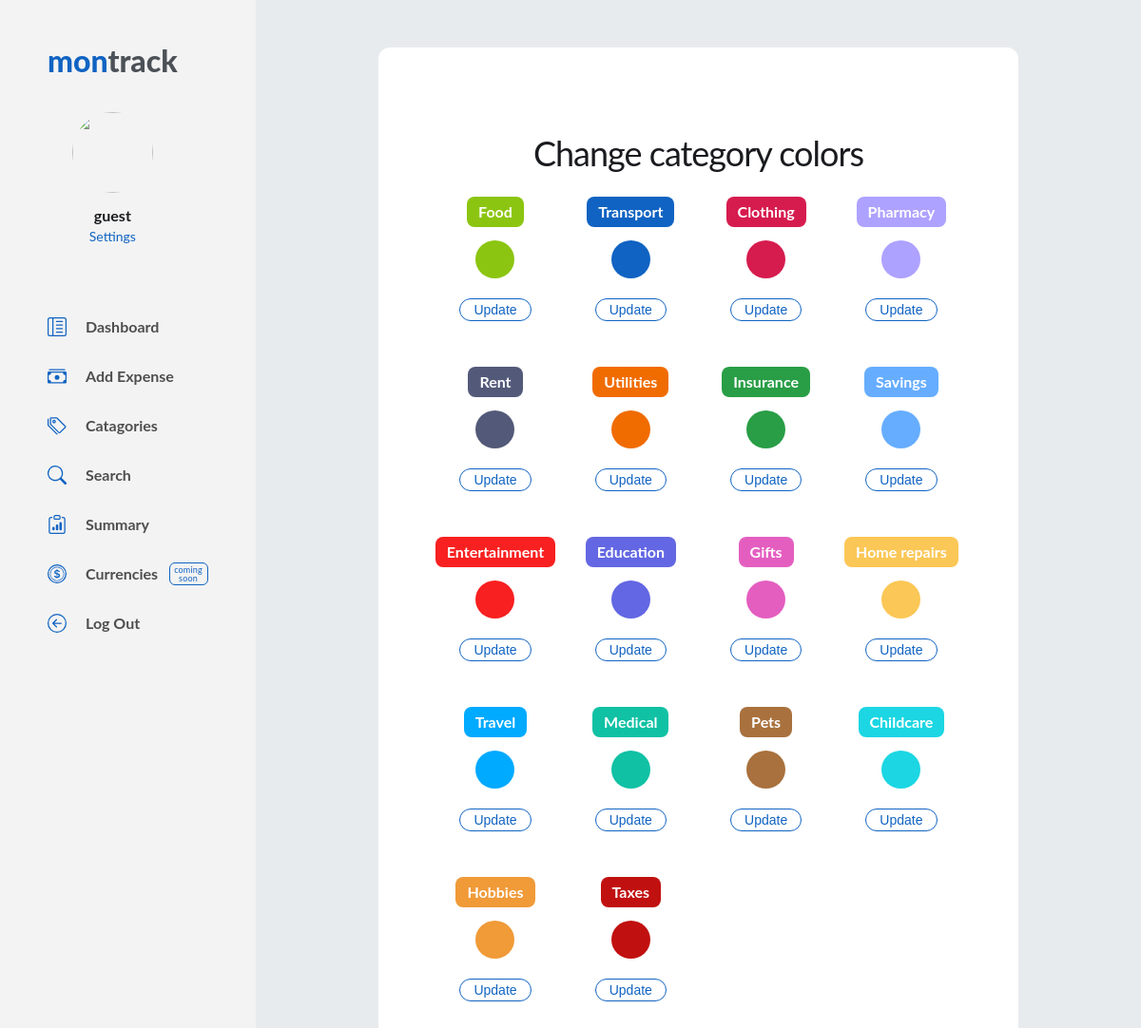
The page /categories (signed in) on the database its author committed.
### tables this page shows
CREATE TABLE users (
    user_id INTEGER PRIMARY KEY AUTOINCREMENT NOT NULL,
    fname TEXT NOT NULL,
    lname TEXT NOT NULL,
    username TEXT NOT NULL,
    email TEXT NOT NULL,
    hash TEXT NOT NULL
, image TEXT NOT NULL DEFAULT 'https://uploads-ssl.webflow.com/63987bd2db675b2f0fd5a56e/63987bd2db675bb88dd5a5a1_Icon%202.svg');

CREATE TABLE categories (
    category_id INTEGER PRIMARY KEY AUTOINCREMENT NOT NULL,
    category TEXT UNIQE NOT NULL,
    color TEXT NOT NULL DEFAULT "#1063c2"
);

### application.py (the view, shortened to what this page needs)
@application.route("/categories", methods=["GET", "POST"])
@login_required
def categories():
    user_id = session["user_id"]
    connect = sqlite3.connect(dburl)
    cursor = connect.cursor()
    cursor.execute("SELECT username FROM users WHERE user_id = ?", (user_id,))
    username = cursor.fetchone()[0]
    cursor.execute("SELECT image FROM users WHERE user_id = ?", (user_id,))
    userimage = cursor.fetchone()[0]
    cursor.execute("SELECT * FROM categories")
    categories = cursor.fetchall()
    if request.method == "GET":
        return render_template("categories.html", username=username, userimage=userimage, categories=categories)

### helpers.py (called while the page is built)
def login_required(f):
    @wraps(f)
    def decorated_function(*args, **kwargs):
        if session.get("user_id") is None:
            return redirect("/login")
        return f(*args, **kwargs)
    return decorated_function

### templates/categories.html (shortened to what this page needs)
{% extends "layout.html" %}
{% block body %}
<div class="body-center">
  <div class="add-expense">
    <div class="add-expense_panel">
      <div class="form-wrapper radius">
        <h1 class="title-expense">Change category colors</h1>
        <div class="categories_color-change-wrapper">
          {% for row in categories %}
          <form id="expenses-from" name="expenses-from" data-name="expenses-from" method="post" class="categories-form" aria-label="expenses-from">
              <div class="category_color-change">
                <label style="background-color:{{ row[2] }}" class="color-picker_category" for="color-picker">{{ row[1] }}</label>
                <input type="color" id="color-picker" name="{{ row[1] }}" value="{{ row[2] }}">
                <input type="submit" name="{{ row[1] }}" value="Update" class="color-picker_button">
              </div>
          </form>
          {% endfor %}
        </div>
      </div>
    </div>
  </div>
</div>
{% endblock %}

### templates/layout.html (shortened to what this page needs)
<head>
  <link href="/static/styles.css" rel="stylesheet">
</head>
<body>
  <main class="main-page">
    <div class="side-menu">
      <div class="side-menu_top">
        <a href="/" class="logo-link">mon<span class="logo-link_span">track</span></a>
        <div class="side-menu_user">
          <div class="sm_user-wrapper"><img src="{{ userimage }}" loading="lazy" alt="" class="user_profile-image">
            <div class="user_name">{{ username }}</div>
            <a href="/settings" class="sm_user-link" id="settings">Settings</a>
          </div>
        </div>
      </div>
      <div class="side-menu_links">
        <div class="sm_links-wrapper">
          <a href="/" aria-current="page" class="side-menu_link w-inline-block w--current">
            <div class="menu-svg w-embed"></div>
            <div>Dashboard</div>
          </a>
          <a href="/expenses" class="side-menu_link w-inline-block">
            <div class="menu-svg w-embed"></div>
            <div>Add Expense</div>
          </a>
          <a href="/categories" aria-current="page" class="side-menu_link w-inline-block w--current">
            <div class="menu-svg w-embed"></div>
            <div>Catagories</div>
          </a>
          <a href="/search" aria-current="page" class="side-menu_link w-inline-block w--current">
            <div class="menu-svg w-embed"></div>
            <div>Search</div>
          </a>
          <a href="/summary" aria-current="page" class="side-menu_link w-inline-block w--current">
            <div class="menu-svg w-embed"></div>
            <div>Summary</div>
          </a>
          <div class="sm_link-wrapper">
            <a aria-current="page" class="side-menu_link inactive-link w-inline-block w--current">
              <div class="menu-svg w-embed"></div>
              <div>Currencies</div>
            </a>
            <div class="label-coming">coming<br>soon</div>
          </div>
          <a href="/logout" aria-current="page" class="side-menu_link w-inline-block w--current">
            <div class="menu-svg w-embed"></div>
            <div>Log Out</div>
          </a>
        </div>
      </div>
    </div>
    <div class="page-body">
      {% block body %}{% endblock %}
    </main>
</body>

### rows shown on the page
users: username "guest"
categories: category "Food", color "#8cc511"
categories: category "Transport", color "#1063c2"
categories: category "Clothing", color "#d61c4e"
categories: category "Pharmacy", color "#ada2ff"
categories: category "Rent", color "#535a79"
categories: category "Utilities", color "#f06c00"
categories: category "Insurance", color "#299e46"
categories: category "Savings", color "#66adff"
categories: category "Entertainment", color "#f82020"
categories: category "Education", color "#6367e3"
categories: category "Gifts", color "#e45ec0"
categories: category "Home repairs", color "#fbc756"
categories: category "Travel", color "#00aaff"
categories: category "Medical", color "#10c1a4"
categories: category "Pets", color "#a9713d"
categories: category "Childcare", color "#1cd6e3"
categories: category "Hobbies", color "#f09a38"
categories: category "Taxes", color "#c11010"
